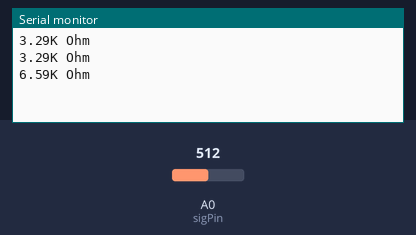
This sketch was run on a simulated Arduino Uno, built with avr-gcc and run on an emulated ATmega328P. Shown: the last lines printed to the serial monitor. The inputs (shaded band) are chosen by the test bench; at power-on: A0 (sigPin) = 512.

Above: at 4.8 s.
4.9 s: A0 (sigPin) set to 190
At 5.7 s:
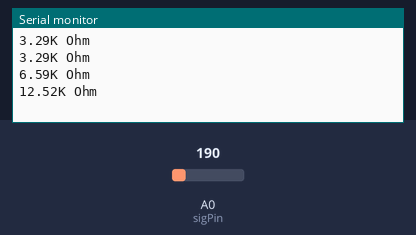
7.9 s: A0 (sigPin) set to 173
At 8.7 s:
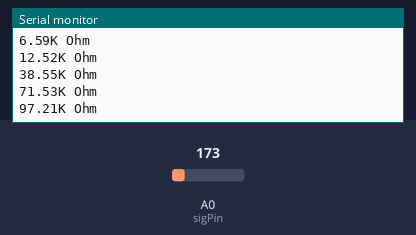
10.9 s: A0 (sigPin) set to 42
At 11.6 s:
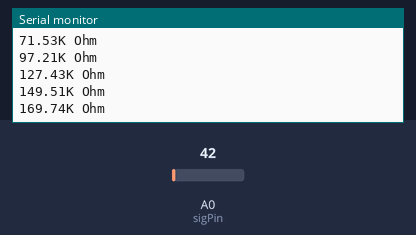
12.4 s: A0 (sigPin) set to 37
At 14.7 s:
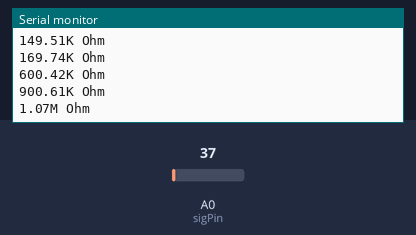
Timing chart, 0 to 16.2 s (numbered marks = the images above; inputs shaded):
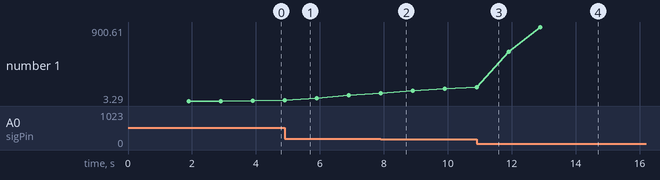

Measured:
- the behaviour switches between 40 and 39 on A0 (sigPin) (found by bisection; images 3 and 4)
- after the input at 12.4 s, the serial monitor: prints a new line after 0.50 s (image 4)
- plotted number 1: 6.59 → 97.21 after the input at 4.9 s, 97.21 → 169.74 after the input at 7.9 s, 169.74 → 600.42 after the input at 10.9 s, 600.42 → 900.61 after the input at 12.4 s

The sketch:

mma_measure.ino
```cpp
/*
  Resistance Measurements w/ Moving + Mean Average Filtering

      Use the resistive divider to calculate the unknow resistor, and
  use moving and mean average filter to smooth the value.

  Created 1 Nov. 2019
  by Yi-Xuan Wang

  References:
  https://en.wikipedia.org/wiki/Voltage_divider
  https://en.wikipedia.org/wiki/Signal_averaging
  https://en.wikipedia.org/wiki/Moving_average
*/

/*--- Preprocessor ---*/
#define sigPin A0 // Potentiometer signal pin w/ ADC

#define N 800     // Measurment sampling number for smoothing

/*--- Constants ---*/
const unsigned long baudSpeed = 115200;           // Sets the data rate in bits per second (baud) for serial data transmission
const unsigned long period = 1000;                // The value is a number of milliseconds

const byte vIn = 5;                               // Supply voltage from Arduino
const byte resBits = 10;                          // Resolution of ADC (10 bits)
const float vConv = vIn / (pow(2.0, resBits) - 1.0);  // Voltage of ADC level (2^bits)
const float refR = 3300.0;                        // Reference resistor (3.3K)

/*--- Global Variables ---*/
unsigned long startTime;    // Start time
unsigned long currentTime;  // Current time

static unsigned long count; // Cumulative count

float vOut;                 // Output of the ADC
float unkR;                 // Unknown resistor
static float avgV;          // Voltage for average

/*--- Function Prototype ---*/
void unitR(float );
void setup(void);
void loop(void);

/*--- Functions Definition ---*/
// Unit converter for resistor
void unitR(float r) {
  if (r >= pow(10.0, 6.0)) {                          // 10^6 Ohm
    r = r / pow(10.0, 6.0);
    Serial.print(r, 2);
    Serial.println("M Ohm");
  } else if ((r >= pow(10.0, 3.0)) || (r < pow(10.0, 6.0))) { // 10^3 Ohm
    r = r / pow(10.0, 3.0);
    Serial.print(r, 2);
    Serial.println("K Ohm");
  }
}

/*--- Initialization ---*/
void setup(void) {
  Serial.begin(baudSpeed);  // Initializes serial port
  pinMode(sigPin, INPUT);   // Initializes potentiometer pin
  startTime = millis();     // Initial start time
  count = 0;                // Initial count

  // Potentiometer Initialization
  vOut = 0.0;
  unkR = 0.0;
  avgV = 0.0;
}

/*--- Measurement ---*/
void loop(void) {
  // Every second, calculate and print the measured value
  currentTime = millis();                     // Get the current "time"
  if ((currentTime - startTime) >= period) {  // Test whether the period has elapsed
    count = count + 1;

    for (unsigned int i = 0; i < N; ++i) {    // Get samples for smooth the value
      vOut = vOut + analogRead(sigPin);
      delay(1);                               // delay in between reads for stability
    }
    vOut = (vOut * vConv) / N;                // ADC of voltage meter output voltage
    avgV = (avgV + vOut) / count;

    unkR = ((refR * vIn) / avgV) - refR;      // Resistive divider to solve for unknown resistor
    //unkR = refR * ((vIn / avgV) - 1.0);

    /*--- Sensor prompt ---*/
    unitR(unkR);

    /*--- System Return ---*/
    startTime = currentTime;
  } else {
    return;
  }
}
```
